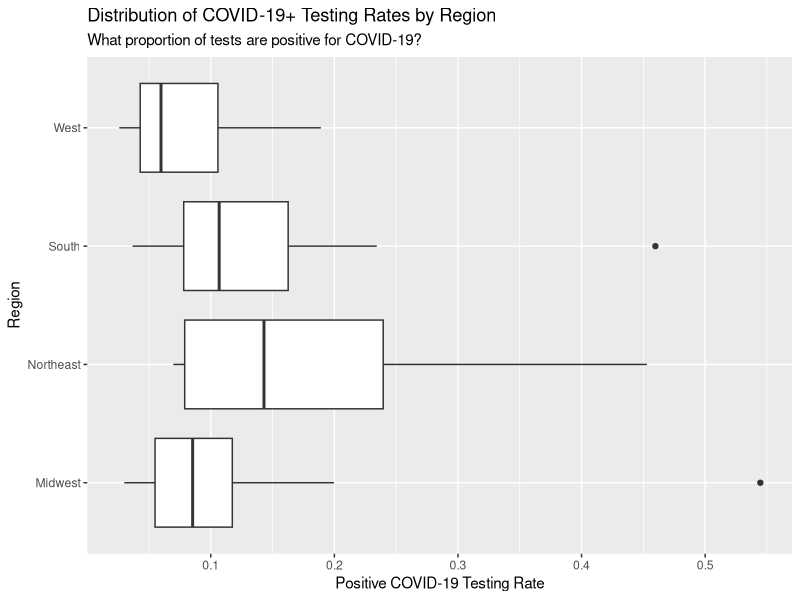
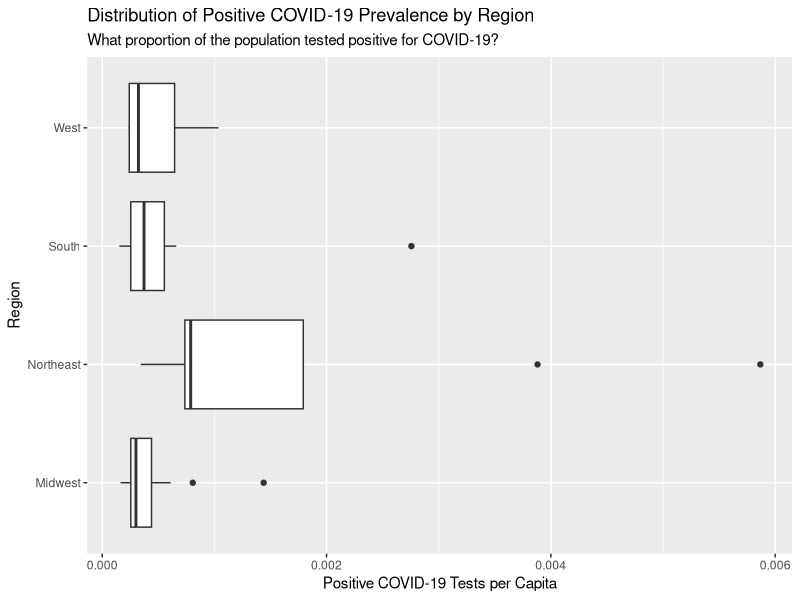
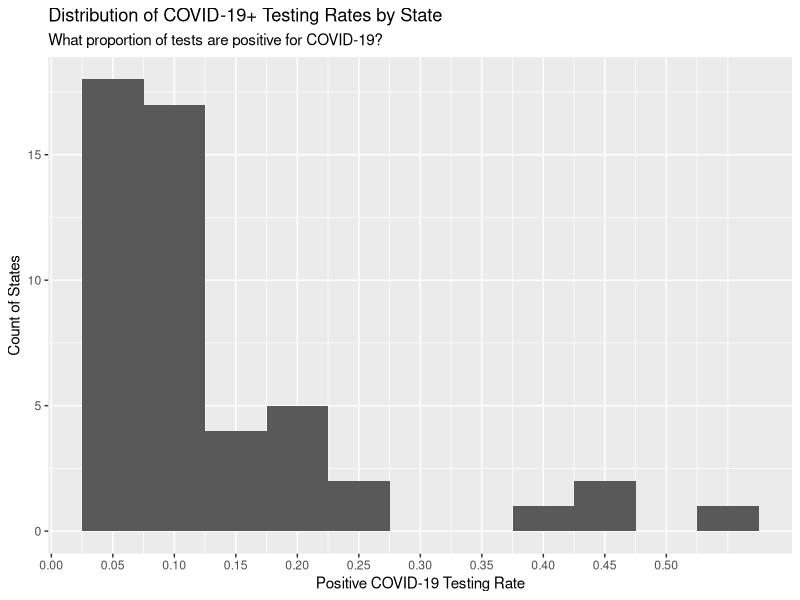
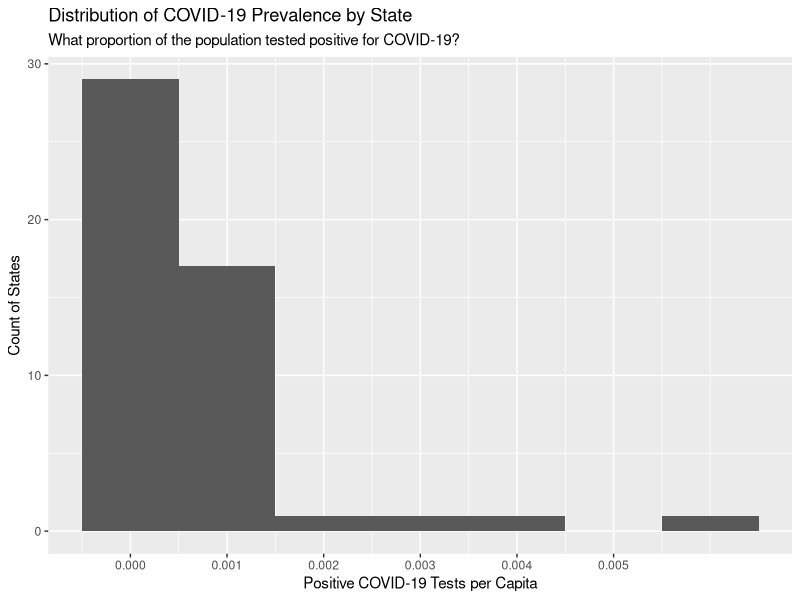
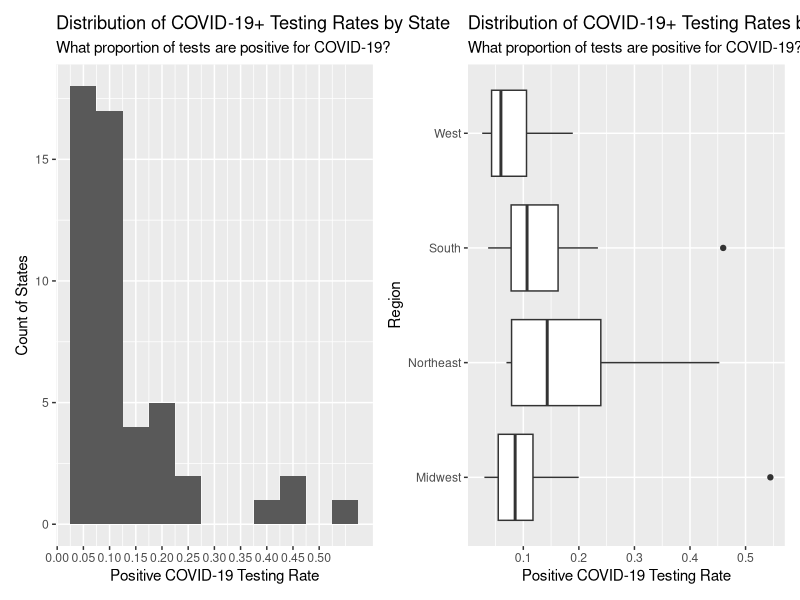
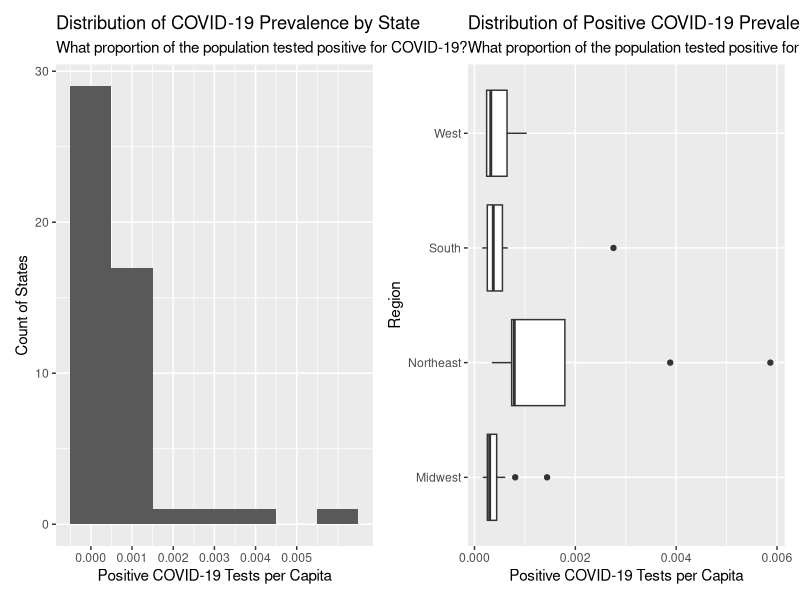

Here is the R script that generated these plots, in order:
library(dplyr)
library(ggplot2)
library(patchwork)

case_dist.risk_factors <- read.csv('../data/raw/Kaggle - US COVID-19 Risk Factors Assessment Data.csv',
                         stringsAsFactors = F)

case_dist.get_labelled_fivenum <- function(x) {
  data.frame(
    Measure = c('Minimum', 'Lower Quartile', 'Median', 'Upper Quartile', 'Maximum'),
    Value = fivenum(x),
    stringsAsFactors = F
  )
}

case_dist.data <- case_dist.risk_factors %>% 
  select(REGION,
         Area,
         CENSUS_2010_TOTAL_POPULATION,
         Covid_Positive_4_4,
         Covid_Total_Test_Results) %>% 
  rename(state = REGION,
         region = Area,
         population = CENSUS_2010_TOTAL_POPULATION,
         positives = Covid_Positive_4_4,
         tests = Covid_Total_Test_Results) %>% 
  filter(state != 'District of Columbia') %>% 
  mutate(positive_rate = positives / tests,
         positive_per_capita = positives / population)

case_dist.region_data <- case_dist.data %>% 
  group_by(region) %>% 
  summarize(population = sum(population),
            positives = sum(positives),
            tests = sum(tests)) %>% 
  mutate(positive_rate = positives / tests,
         positive_per_capita = positives / population)

# Distribution of positive COVID-19 testing rates by state
case_dist.hist_positive_rate <- ggplot(case_dist.data, aes(x = positive_rate)) +
  geom_histogram(binwidth = 0.05) +
  scale_x_continuous(breaks = seq(from = 0,
                                  to = max(case_dist.data$positive_rate),
                                  by = 0.05)) +
  labs(title = 'Distribution of COVID-19+ Testing Rates by State',
       subtitle = 'What proportion of tests are positive for COVID-19?',
       x = 'Positive COVID-19 Testing Rate',
       y = 'Count of States')

# Distribution of positive COVID-19 testing rates by region
case_dist.box_positive_rate <- case_dist.data %>% 
  ggplot(aes(x = positive_rate,
             y = region)) +
  geom_boxplot() +
  labs(title = 'Distribution of COVID-19+ Testing Rates by Region',
       subtitle = 'What proportion of tests are positive for COVID-19?',
       x = 'Positive COVID-19 Testing Rate',
       y = 'Region')


case_dist.positive_rate_plots <- case_dist.hist_positive_rate + case_dist.box_positive_rate

# Descriptive summary stats  of positive COVID-19 testing rates
case_dist.stat_positive_rate <- case_dist.get_labelled_fivenum(case_dist.data$positive_rate)

# Distribution of positive COVID-19 tests per capita by state
case_dist.hist_positives <- ggplot(case_dist.data, aes(x = positive_per_capita)) +
  geom_histogram(binwidth = 0.001) +
  scale_x_continuous(breaks = seq(from = 0,
                                  to = max(case_dist.data$positive_per_capita),
                                  by = 0.001)) +
  labs(title = 'Distribution of COVID-19 Prevalence by State',
       subtitle = 'What proportion of the population tested positive for COVID-19?',
       x = 'Positive COVID-19 Tests per Capita',
       y = 'Count of States')


# Distribution of positive COVID-19 tests per capita by state
case_dist.box_positives <- case_dist.data %>% 
  ggplot(aes(x = positive_per_capita,
             y = region)) +
  geom_boxplot() +
  labs(title = 'Distribution of Positive COVID-19 Prevalence by Region',
       subtitle = 'What proportion of the population tested positive for COVID-19?',
       x = 'Positive COVID-19 Tests per Capita',
       y = 'Region')

case_dist.positives_plots <- case_dist.hist_positives + case_dist.box_positives

# Descriptive summary stats  of positive COVID-19 tests
case_dist.stat_positives <- case_dist.get_labelled_fivenum(case_dist.data$positive_per_capita)
